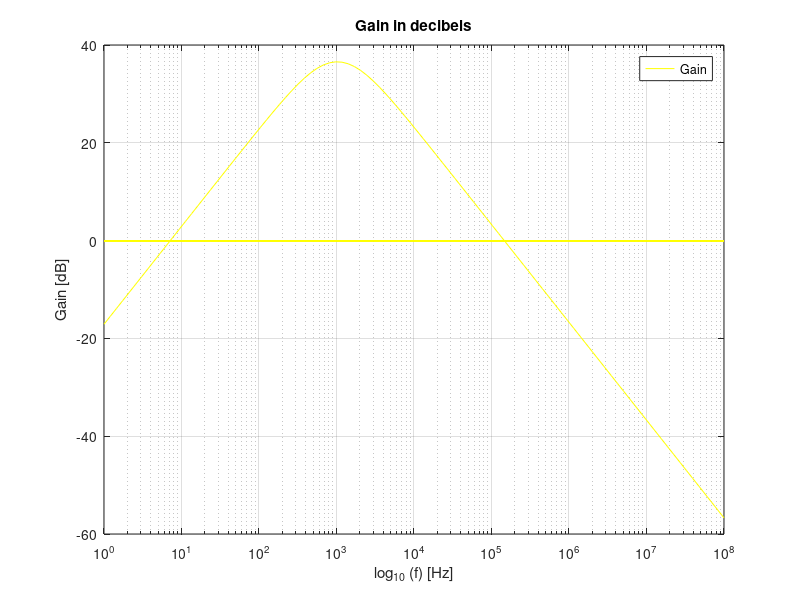
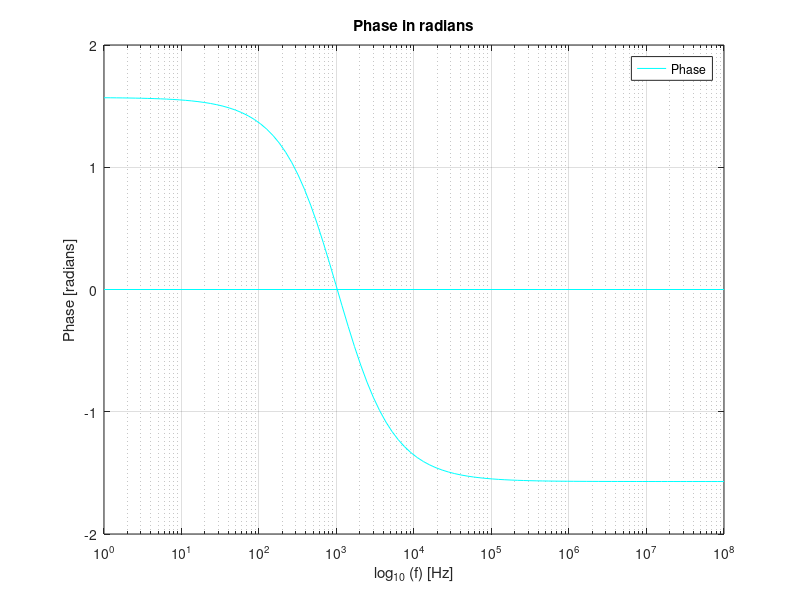
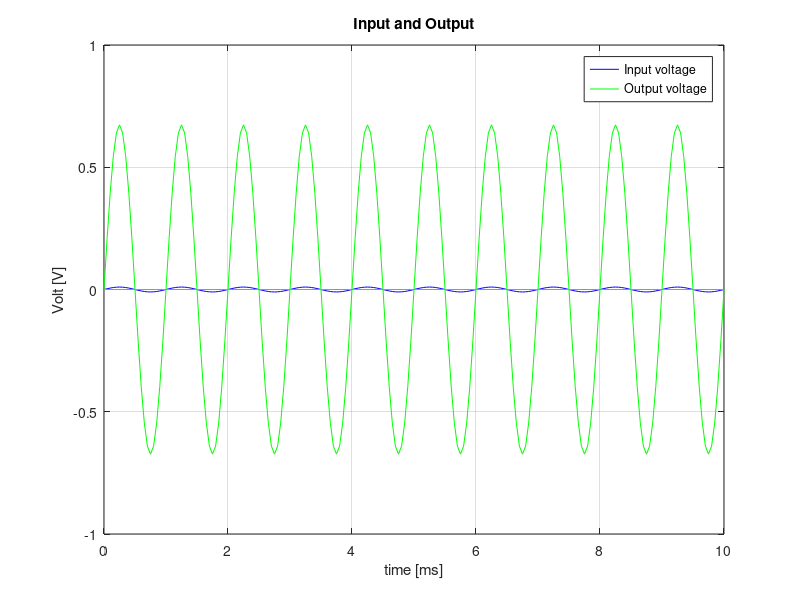

Here is the MATLAB script that generated these plots, in order:
%Gain Stage

Vcc=5.0;
Vee=-5.0;
%Vin = 10e-3*sin(2*pi*1e3*t);
R1=1e3;
R2=100e3;

%Low Frequency Cut

Rlcut=1e3;
Clcut=220e-9;

%High Frequency Cut

Rhcut=0.5e3;
Chcut=220e-9;


retval = 0;

function retval = transf (s)
	Rlcut=1e3;
	Clcut=220e-9;
	Rhcut=0.5e3;
	Chcut=220e-9;
	R1=1e3;
	R2=100e3;
  retval = ((Rlcut*Clcut*s)/(1+Rlcut*Clcut*s))*(1+(R2)/(R1))*((1)/(1+Rhcut*Chcut*s));
  return;
endfunction

w = [];
f = [];
Af = zeros(100);
PHf = zeros(100);
i = 1;
f=logspace(0, 8, 100);
j=sqrt(-1);


%The Gain of the Gain Stage

omega_L = (1)/(Rlcut*Clcut);

omega_H = (1)/(Rhcut*Chcut);

omega_0 = sqrt(omega_L*omega_H);

Zi = (((1)/(j*omega_0*Clcut)+Rlcut)/1000);
Zo = (((1)/(j*omega_0*Chcut+(1)/(Rhcut)))/1000);


%Imput Impedance and Output Impedance for omega = omega_0

fileoutp = fopen("outputstg.tex" , "w");

fprintf(fileoutp , "OPAMP Gain & %f \\\\ \\hline \n" , (1+(R2)/(R1)));
fprintf(fileoutp , "$\\omega_L$ [rad/s] & %f \\\\ \\hline \n" , omega_L);
fprintf(fileoutp , "$\\omega_H$ [rad/s] & %f \\\\ \\hline \n" , omega_H);
fprintf(fileoutp , "$\\omega_0$ [rad/s] & %f \\\\ \\hline \n" , omega_0);
fprintf(fileoutp , "Gain ($\\omega_0$) & %f \\\\ \\hline \n" , (abs(transf (omega_0*j))));
fprintf(fileoutp , "Gain ($\\omega_0$) [dB] & %f \\\\ \\hline \n" , 20*log10 (abs(transf (omega_0*j))));
fprintf(fileoutp , "Gain ($2000\\pi$) & %f \\\\ \\hline \n" ,  (abs(transf (2000*pi()*j))));
fprintf(fileoutp , "Gain ($2000\\pi$) [dB] & %f \\\\ \\hline \n" , 20*log10 (abs(transf (2000*pi()*j))));
fprintf(fileoutp , "Input Impedance $Z_{in}$ [kOhm] & %f%+fj \\\\ \\hline \n" , real(Zi) , imag(Zi));
fprintf(fileoutp , "Input Impedance $Z_{in}$ absolute value [kOhm] & %f \\\\ \\hline \n" , abs(Zi));
fprintf(fileoutp , "Output Impedance $Z_{out}$ [kOhm] & %f%+fj \\\\ \\hline \n" , real(Zo) , imag(Zo));
fprintf(fileoutp , "Output Impedance $Z_{out}$ absolute value [kOhm] & %f \\\\ \\hline \n" , abs(Zo));
fclose (fileoutp);

while (i <= 100)
	Af(i) = 20*log10 (abs(transf (2*pi*f(i)*j)));
	PHf(i) = arg (transf (2*pi*f(i)*j));
	i++;
endwhile;

gain = figure();
semilogx(f , Af , "y");
title("Gain in decibels");
legend("Gain");
grid on;
xlabel ("log_{10} (f) [Hz]");
ylabel ("Gain [dB]");
print (gain, "gain.eps", "-depsc");

phase = figure();
semilogx(f , PHf , "c");
title("Phase in radians");
legend("Phase");
grid on;
xlabel ("log_{10} (f) [Hz]");
ylabel ("Phase [radians]");
print (phase, "phase.eps", "-depsc");

t=0:0.05:10;
vin = zeros(length(t));
vout = zeros(length(t));
Gain_0 = abs(transf (omega_0*j));
i=1;

while (i < length(t))
	vin(i) = 10e-3*sin(2*pi*1e3*t(i)*10^-3);
	vout(i) = Gain_0*vin(i);
	i++;
endwhile;

inoutput = figure();
p1 = plot(t , vin , "b");
hold;
p2 = plot(t , vout , "g");
title("Input and Output");
h = [p1(1); p2(1)];
legend(h , "Input voltage" , "Output voltage");
grid on;
xlabel ("time [ms]");
ylabel ("Volt [V]");
print (inoutput, "inoutput.eps", "-depsc");
